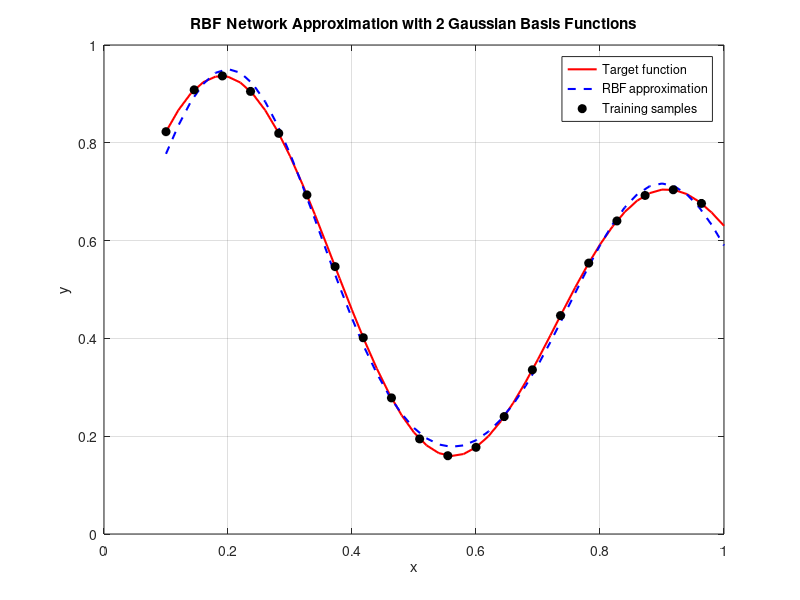
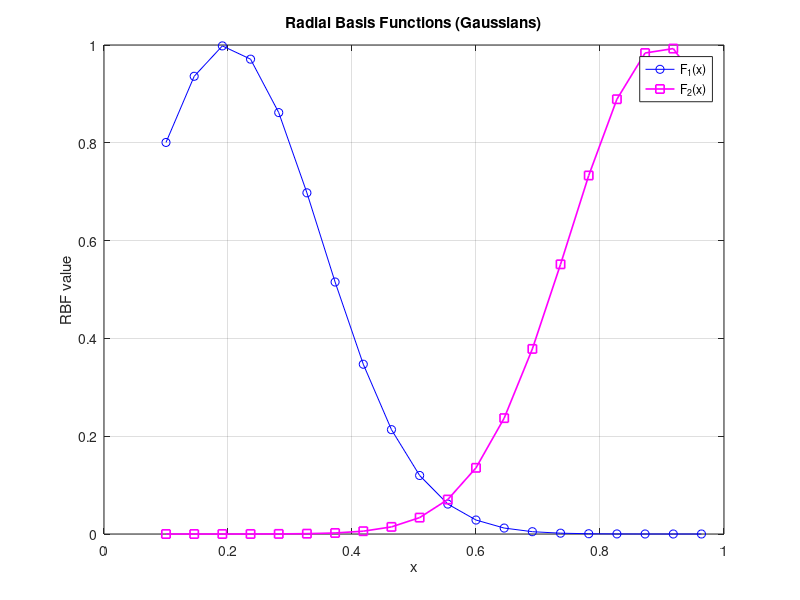

MATLAB code to generate these figures, in order:


clc
clear all
close all

%% Function definition
x = 0.1:1/22:1;      % input value
d = (1 + 0.6 * sin(2*pi*x/0.7) + 0.3 * sin(2*pi*x)) / 2;  % desired output

% RBF parameters in first layer
c1 = 0.2;        % center of 1st RBF
r1 = 0.15;       % radius of 1st RBF
c2 = 0.9;        % center of 2nd RBF
r2 = 0.15;       % radius of 2nd RBF

% Output layer parameters second layer
w1 = rand(1);   
w2 = rand(1);    
b  = rand(1);    
delta = 0.1;       % learning rate

%% RBF training algorithm of RBF
for j = 1:400
    for i = 1:length(x)
        % RBF activations for current training sample x(i)
        F1(i) = exp(-(x(i) - c1).^2 ./ (2*r1^2));
        F2(i) = exp(-(x(i) - c2).^2 ./ (2*r2^2));  
        % output for sample i  (SCALARS!)
        y = w1 * F1(i) + w2 * F2(i) + b;
        % error for sample i
        e = d(i) - y;
        % gradient descent update
        w1 = w1 + delta * e * F1(i);  
        w2 = w2 + delta * e * F2(i);  
        b  = b  + delta * e;
    end
end
%% testing using more samples upto 50
x_test = 0.1:1/50:1;  
d_test = (1 + 0.6 * sin(2*pi*x_test/0.7) + 0.3 * sin(2*pi*x_test)) / 2;
y_test = zeros(1, length(x_test));
F1_test = zeros(1, length(x_test));
F2_test = zeros(1, length(x_test));
for n = 1:length(x_test)
    F1_test(n) = exp(-(x_test(n) - c1).^2 ./ (2*r1^2));
    F2_test(n) = exp(-(x_test(n) - c2).^2 ./ (2*r2^2));
    % output for test sample n (SCALARS!)
    y_test(n) = w1 * F1_test(n) + w2 * F2_test(n) + b;
end

% plots
figure(1)
plot(x_test, d_test, 'r-', 'LineWidth', 1.5); hold on
plot(x_test, y_test, 'b--', 'LineWidth', 1.5);
plot(x, d, 'ko', 'MarkerFaceColor', 'k');   % training points
legend('Target function', 'RBF approximation', 'Training samples');
xlabel('x'); ylabel('y');
title('RBF Network Approximation with 2 Gaussian Basis Functions');
grid on
figure(2)
plot(x, F1, 'b-o', x, F2, 'm-s', 'LineWidth', 1.2);
legend('F_1(x)', 'F_2(x)');
xlabel('x'); ylabel('RBF value');
title('Radial Basis Functions (Gaussians)');
grid on

% Displaying our learning parameters
disp('Learned output layer parameters (2nd layer):');
fprintf('w1 = %.4f\n', w1);
fprintf('w2 = %.4f\n', w2);
fprintf('b  = %.4f\n', b);